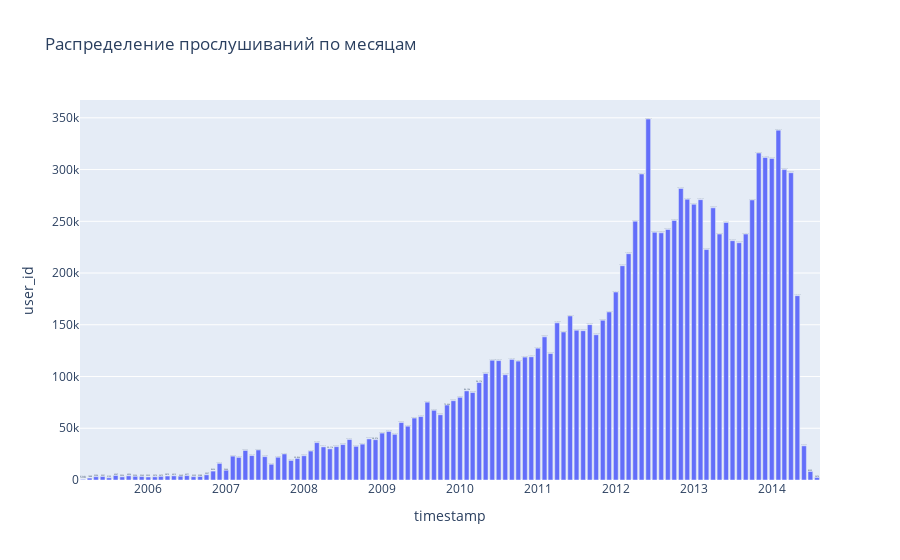

The notebook cell this image was saved under:
### Code cell
events_indexing = events.set_index('timestamp')
events_indexing.index = pd.to_datetime(events_indexing.index)
events_indexing = events_indexing.resample('M').apply({'user_id':'count'})
fig = px.bar(events_indexing, x=events_indexing.index, y="user_id", text_auto=True, title='Распределение прослушиваний по месяцам')
fig.show()
